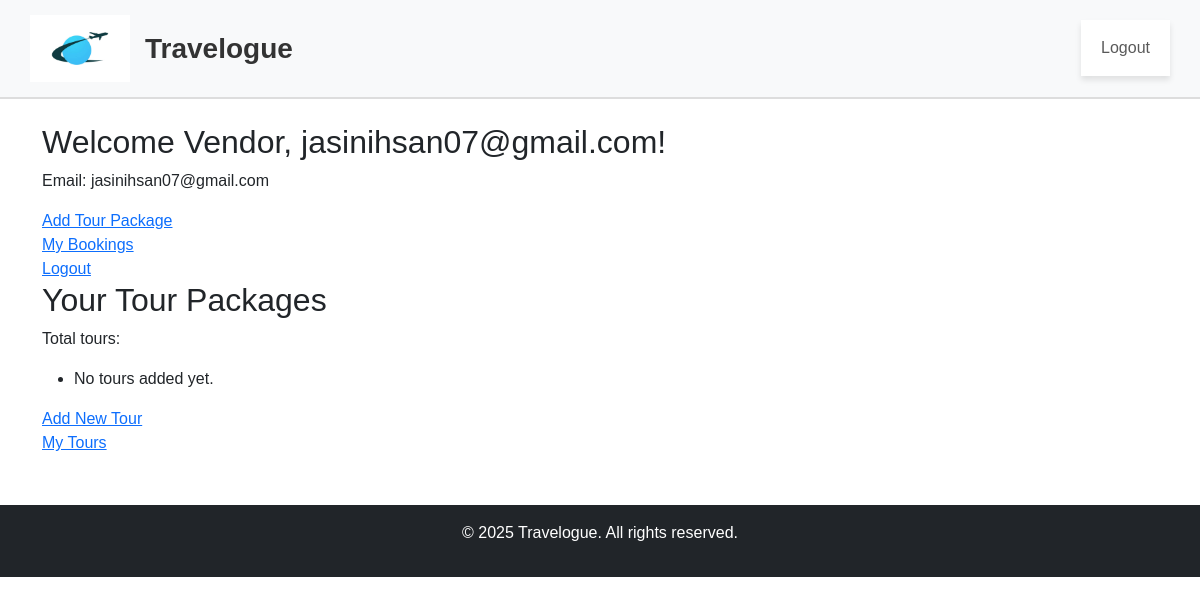
Page /accounts/dashboard/ (signed in) on the committed database.
### apps/accounts/models.py (models this page shows, shortened)
class CustomUser(AbstractUser):
    username = None
    full_name = models.CharField(max_length=255, default='', blank=True)
    email = models.EmailField(unique=True)
    USER_TYPE_CHOICES = [
        ('admin', 'Admin'),
        ('vendor', 'Vendor'),
        ('customer', 'Customer'),
    ]
    user_type = models.CharField(max_length=10, choices=USER_TYPE_CHOICES)
    USERNAME_FIELD = 'email'
    REQUIRED_FIELDS = ['full_name', 'user_type']
    objects = CustomUserManager()

### apps/accounts/views.py (the view)
# urls.py: path('dashboard/', views.user_dashboard, name='user_dashboard'),
@login_required
def user_dashboard(request):
    if request.user.user_type == 'customer':
        return render(request, 'accounts/customer_dashboard.html')
    else:
        return render(request, 'vendors/vendor_dashboard.html')

### apps/vendors/templates/vendors/vendor_dashboard.html (shortened to what this page needs)
{% extends 'base.html' %}
{% block content %}
    <h2>Welcome Vendor, {{ request.user.get_full_name|default:request.user.email }}!</h2>
    <p>Email: {{ request.user.email }}</p>
    <a href="{% url 'vendors:add_tour' %}">Add Tour Package</a>
    <br>
    <a href="{% url 'bookings:vendor_bookings' %}">My Bookings</a>
    <br>
    <a href="{% url 'accounts:user_logout' %}">Logout</a>
    <br>
    <h2>Your Tour Packages</h2>
    <p>Total tours: {{ total_tours }}</p>
    <ul>
        {% for tour in tours %}
            <li>
                <a href="{% url 'tours:tour_detail' tour.id %}">{{ tour.title }}</a> - {{ tour.price }}
                {% if not tour.is_approved %}
                    <span style="color: red;">(Pending approval)</span>
                {% else %}
                    <span style="color: green;">(Approved)</span>
                {% endif %}
                <a href="{% url 'vendors:edit_tour' tour.id %}">Edit</a>
            </li>
        {% empty %}
            <li>No tours added yet.</li>
        {% endfor %}
    </ul>
    <a href="{% url 'vendors:add_tour' %}">Add New Tour</a>
    <br>
    <a href="{% url 'tours:my_tours' %}">My Tours</a>
{% endblock %}

### static/css/style.css (style rules this page uses)
body { font-family: Arial, sans-serif; }

### rows in the picture
CustomUser: user.get_full_name "jasinihsan07@gmail.com", user.email "jasinihsan07@gmail.com"
